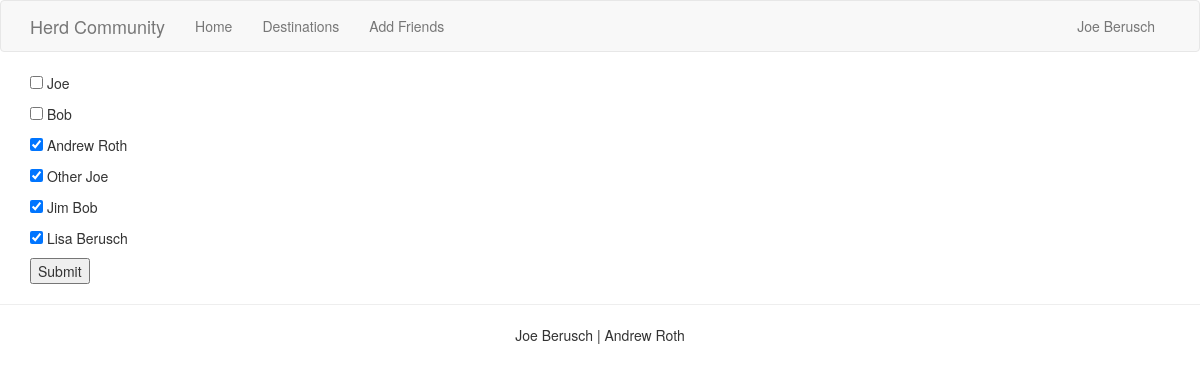
Page /add_friends (signed in) on the earlier database version.
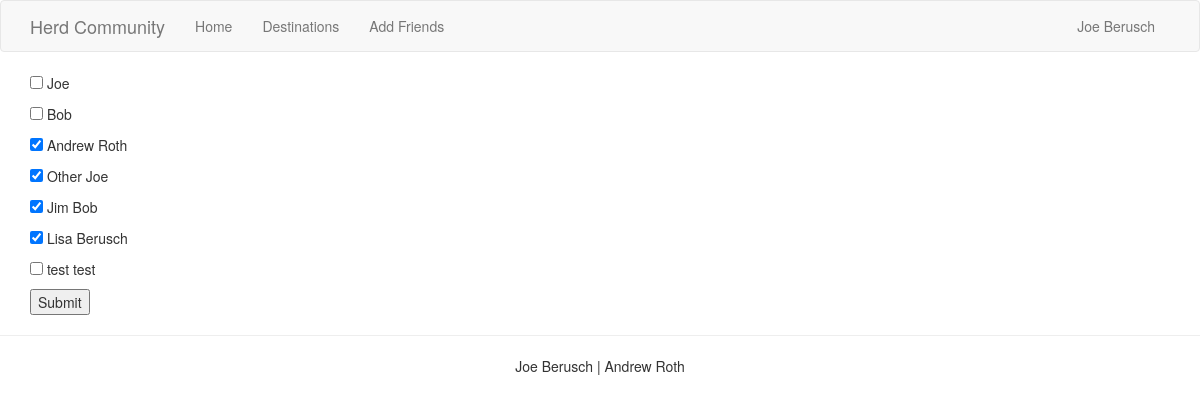
Same page on the later database version.
### app/models.py (models this page shows, shortened)
class User(UserMixin, db.Model):
    __tablename__ = 'users'
    user_id = db.Column(db.Integer, primary_key=True)
    username = db.Column(db.String(80), index=True, unique=True)
    name = db.Column(db.String(120))
    email = db.Column(db.String(120), index=True, unique=True)
    destinations = db.relationship('Association', back_populates='user')
    friends = db.relationship('User',
        secondary=friendship_identifier,
        primaryjoin= user_id == friendship_identifier.c.user_id,
        secondaryjoin= user_id == friendship_identifier.c.friend_id)
    def get_id(self):
        return self.user_id

### app/routes.py (the view, shortened to what this page needs)
@app.route('/add_friends', methods=['GET', 'POST'])
def add_friends():
    users = User.query.all()
    users = filter(lambda u: u.user_id != current_user.user_id, users)
    return render_template('add_friends.html', users=users, current_friends=current_user.friends)

### app/models.py (called while the page is built)
@login.user_loader
def load_user(id):
    return User.query.get(int(id))

### app/templates/add_friends.html
{% extends "base.html" %}
{% block app_content %}
<form method="POST" action="">
    {% for u in users %}
        <p><input type="checkbox" value="{{ u.user_id }}" name="friend_checkbox" {{ 'checked' if u in current_friends else '' }}> {{ u.name }}</input></p>
    {% endfor %}
    <button type="submit">Submit</button>
</form>
{% endblock %}

Differences in the rows shown:
added User: name "test test"
